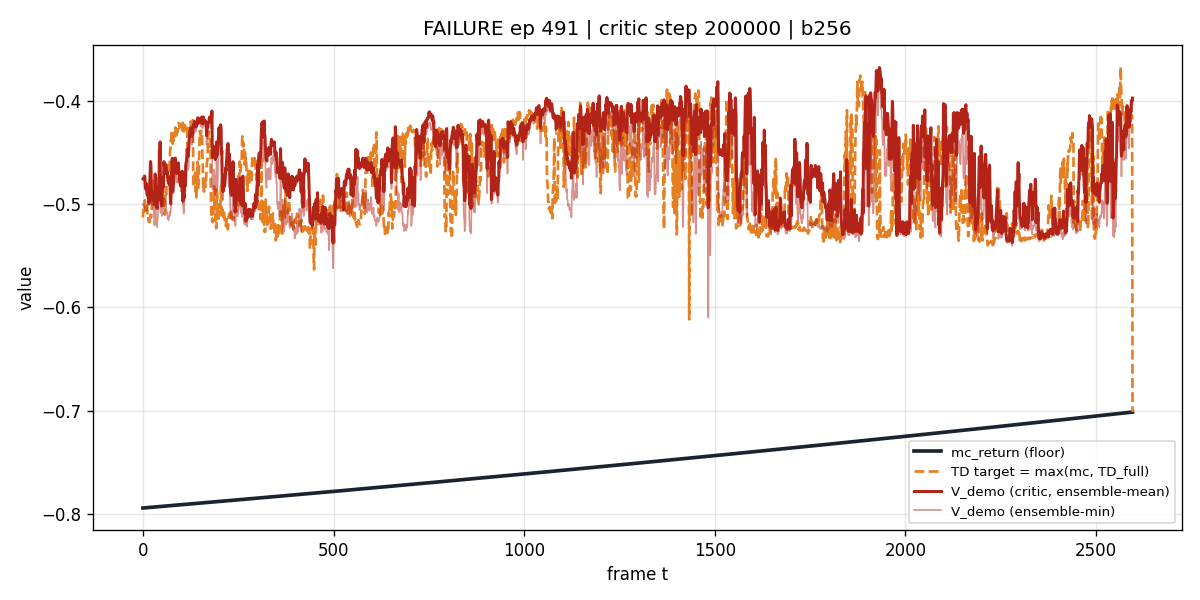

Recreate this plot in Python.
"""Load the b256 critic checkpoint and, on a FAILURE trajectory, compute three curves:
  V_demo  = critic full-prefix value of the demo chunk (ensemble-mean) -- what eval plots
  mc      = mc_return (the Cal-QL floor)
  target  = max(mc, TD_full)  with TD_full = cum_reward + gamma^H * v_next  (beta=1)
            v_next = _expected_prefix_max(next state) (or next_mc at terminal)
Tells us: is the TARGET flat (bootstrap problem) or sloped-but-V-underfits (optimization)?
"""
import sys, pathlib, glob
sys.path.insert(0, "scripts")
import numpy as np, jax, jax.numpy as jnp
import pyarrow.parquet as pq, pyarrow as pa
import matplotlib; matplotlib.use("Agg"); import matplotlib.pyplot as plt
from openpi.rlt_critic.config import get_config
from openpi.rlt_critic.agent import VLACriticTrainer
from openpi.rlt_critic.data import _list_col_to_numpy, LATENT_DIM, ACTION_DIM, BASE_ACTION_SHAPE
from train_rlt_critic import load_checkpoint, list_checkpoints

RUN = pathlib.Path("/lustre/jellyho/PFR_RSS/checkpoints/rlt_critic_runs/vla_aqc_warmup/"
                   "seal-water-bottle-cap_a201_sup-fixed_emb384x3L_N32_P5_b256_g0.9999_warm20k+30k_s0")
EP = 491
cfg = get_config("vla_aqc_warmup")
H, Dr, gamma = cfg.horizon, cfg.action_dim, cfg.td.discount
trainer = VLACriticTrainer(cfg, seed=0)
step = list_checkpoints(RUN / "checkpoints")[-1]
params, _ = load_checkpoint(RUN / "checkpoints", step, trainer.params, trainer.opt_state)
print(f"loaded critic step {step}")

# --- load the failure episode (rl_token/action/base_action/mc/reward) ---
files = sorted(glob.glob("/lustre/gwanwoo13/rss_post_training/Challenge-phase1-dataset/"
                         "seal-water-bottle-cap_annotated_v3/data/chunk-*/file-*.parquet"))
def leaf(pf, n):
    rg = pf.metadata.row_group(0)
    return [i for i in range(rg.num_columns) if rg.column(i).path_in_schema == n][0]
cols = ["episode_index", "frame_index", "reward", "mc_return", "action", "rl_token", "base_action"]
tbl = None
for f in files:
    pf = pq.ParquetFile(f); ei = leaf(pf, "episode_index")
    for g in range(pf.metadata.num_row_groups):
        s = pf.metadata.row_group(g).column(ei).statistics
        if s and s.has_min_max and s.min <= EP <= s.max:
            lo, hi = max(0, g - 16), min(pf.metadata.num_row_groups, g + 16)
            tbl = pa.concat_tables([pf.read_row_group(gg, columns=cols) for gg in range(lo, hi)]); break
    if tbl is not None: break
ep = np.asarray(tbl["episode_index"].to_pylist()); fi = np.asarray(tbl["frame_index"].to_pylist())
m = ep == EP; o = np.argsort(fi[m])
rew = np.asarray(tbl["reward"].to_pylist(), np.float32)[m][o]
mc  = np.asarray(tbl["mc_return"].to_pylist(), np.float32)[m][o]
act = _list_col_to_numpy(tbl["action"], (ACTION_DIM,))[m][o]                 # (n,14)
z   = _list_col_to_numpy(tbl["rl_token"], (LATENT_DIM,)).astype(np.float32)[m][o]   # (n,2048)
ba  = _list_col_to_numpy(tbl["base_action"], BASE_ACTION_SHAPE, dtype=np.float16)[m][o]  # (n,32,50,14)
n = len(mc); S = n - H
print(f"episode {EP}: {n} frames, S={S} starts, reward[end]={rew[-1]:.3f}, mc[start..end]={mc[0]:.3f}..{mc[-1]:.3f}")

starts = np.arange(S)
# V_demo: critic full-prefix value (ensemble-mean) of demo chunk
def critic_q(zz, chunks):  # zz (M,L), chunks (M,H*Dr) -> full-prefix q, mean & min over K
    logits = trainer.net.apply(params, jnp.asarray(zz), jnp.asarray(chunks))   # (K,M,macroH,atoms)
    q = trainer.from_probs(jax.nn.softmax(logits, -1))[..., -1]                 # (K,M) full prefix
    return np.asarray(q.mean(0)), np.asarray(q.min(0))
Vmean = np.empty(S, np.float32); Vmin = np.empty(S, np.float32)
for s0 in range(0, S, 256):
    s1 = min(s0 + 256, S); idx = starts[s0:s1]
    ch = np.stack([act[i:i + H] for i in idx]).reshape(len(idx), H * Dr)
    Vmean[s0:s1], Vmin[s0:s1] = critic_q(z[idx], ch)

# v_next = _expected_prefix_max(next state s_{i+H}); cum_reward; TD_full; target
nxt = starts + H                                                               # H..n-1
vnext = np.empty(S, np.float32)
for s0 in range(0, S, 64):
    s1 = min(s0 + 64, S); j = nxt[s0:s1]
    cand = jnp.asarray(ba[j].reshape(len(j), ba.shape[1], -1))                 # (m,32,700)
    vnext[s0:s1] = np.asarray(trainer._expected_prefix_max(params, jnp.asarray(z[j]), cand))
is_term = (rew >= -1e-6) | (rew <= -0.05)
term = is_term[nxt]
vnext_f = np.where(term, mc[nxt], vnext)                                       # terminal uses mc
cum = np.zeros(S, np.float32)
for jstep in range(H):
    cum += (gamma ** jstep) * rew[starts + jstep]
td_full = cum + (gamma ** H) * vnext_f
target = np.maximum(mc[starts], td_full)                                       # beta=1

print(f"V_demo(mean): [{Vmean.min():.3f},{Vmean.max():.3f}]  mc:[{mc[:S].min():.3f},{mc[:S].max():.3f}]  "
      f"target:[{target.min():.3f},{target.max():.3f}]  td_full:[{td_full.min():.3f},{td_full.max():.3f}]")
print(f"mean |V_demo - mc| = {np.mean(np.abs(Vmean - mc[:S])):.3f}   mean(V_demo - mc) = {np.mean(Vmean - mc[:S]):.3f}")
print(f"term_frac in this episode's windows = {term.mean():.4f}")
ix = np.linspace(0, S - 1, 8).astype(int)
print("  t      mc     V_demo  target  td_full  vnext")
for i in ix:
    print(f"  {i:5d}  {mc[i]:6.3f}  {Vmean[i]:6.3f}  {target[i]:6.3f}  {td_full[i]:6.3f}  {vnext[i]:6.3f}")

x = starts
fig, ax = plt.subplots(figsize=(10, 5))
ax.plot(x, mc[:S], color="#1c2330", lw=2.2, label="mc_return (floor)")
ax.plot(x, target, color="#e67e22", lw=1.6, ls="--", label="TD target = max(mc, TD_full)")
ax.plot(x, Vmean, color="#b42318", lw=1.8, label="V_demo (critic, ensemble-mean)")
ax.plot(x, Vmin, color="#b42318", lw=1.0, alpha=0.5, label="V_demo (ensemble-min)")
ax.set_title(f"FAILURE ep {EP} | critic step {step} | b256")
ax.set_xlabel("frame t"); ax.set_ylabel("value"); ax.grid(alpha=0.3); ax.legend(loc="best", fontsize=8)
fig.tight_layout(); out = ".diag/fail_curve.png"; fig.savefig(out, dpi=120)
print("saved", out)
